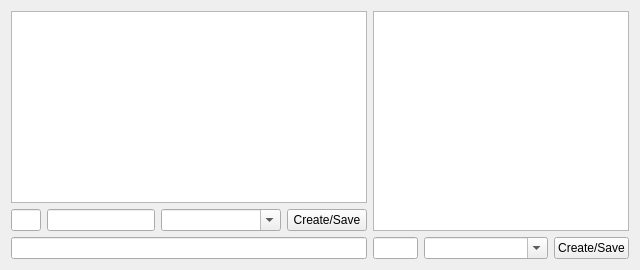
         <widget class="QWidget" name="tab_5">
          <attribute name="title">
           <string>Lists</string>
          </attribute>
          <layout class="QHBoxLayout" name="horizontalLayout_26">
           <item>
            <layout class="QVBoxLayout" name="verticalLayout_15">
             <item>
              <widget class="QListView" name="lstLists"/>
             </item>
             <item>
              <layout class="QHBoxLayout" name="horizontalLayout_23">
               <item>
                <widget class="QLineEdit" name="txtmstrlstID">
                 <property name="maximumSize">
                  <size>
                   <width>30</width>
                   <height>16777215</height>
                  </size>
                 </property>
                </widget>
               </item>
               <item>
                <widget class="QLineEdit" name="txtListSearch"/>
               </item>
               <item>
                <widget class="QComboBox" name="cmbListReference">
                 <property name="minimumSize">
                  <size>
                   <width>120</width>
                   <height>0</height>
                  </size>
                 </property>
                 <property name="editable">
                  <bool>true</bool>
                 </property>
                </widget>
               </item>
               <item>
                <widget class="QPushButton" name="cmdcslist">
                 <property name="text">
                  <string>Create/Save</string>
                 </property>
                </widget>
               </item>
              </layout>
             </item>
             <item>
              <widget class="QLineEdit" name="txtListDescription"/>
             </item>
            </layout>
           </item>
           <item>
            <layout class="QVBoxLayout" name="verticalLayout_10">
             <item>
              <widget class="QTableView" name="tblListData"/>
             </item>
             <item>
              <layout class="QHBoxLayout" name="horizontalLayout_17">
               <item>
                <widget class="QLineEdit" name="lstID">
                 <property name="maximumSize">
                  <size>
                   <width>45</width>
                   <height>16777215</height>
                  </size>
                 </property>
                 <property name="baseSize">
                  <size>
                   <width>20</width>
                   <height>0</height>
                  </size>
                 </property>
                </widget>
               </item>
               <item>
                <widget class="QComboBox" name="lstReference">
                 <property name="editable">
                  <bool>true</bool>
                 </property>
                </widget>
               </item>
               <item>
                <layout class="QVBoxLayout" name="verticalLayout_8">
                 <item>
                  <widget class="QPushButton" name="csListItem">
                   <property name="maximumSize">
                    <size>
                     <width>75</width>
                     <height>16777215</height>
                    </size>
                   </property>
                   <property name="text">
                    <string>Create/Save</string>
                   </property>
                  </widget>
                 </item>
                </layout>
               </item>
              </layout>
             </item>
            </layout>
           </item>
          </layout>
         </widget>
